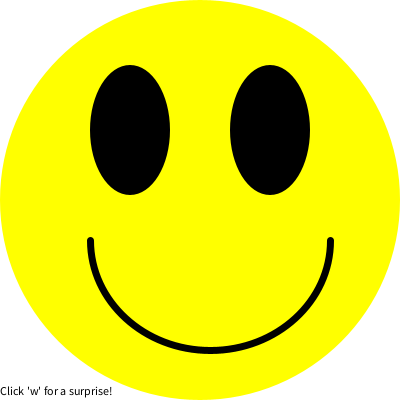
Frame 1 (no input)
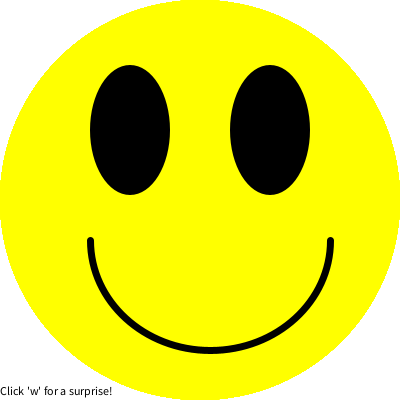
Frame 60 (the mouse pressed at the canvas centre just before this capture)
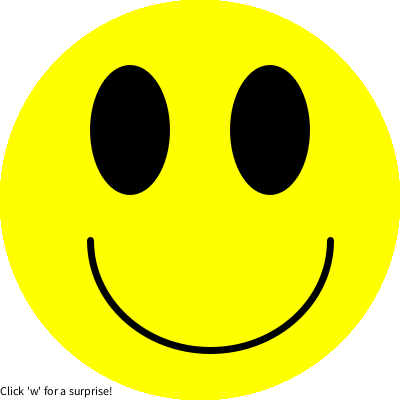
Frame 120 (the mouse held since frame 60 and released just before this capture)

The Processing sketch that drew these frames (run headless with seeded random() and noise(); from frame 60 on, the mouse is pressed at the canvas centre):

// Processing sketch: processing_90461
// ── processing_90461.pde

void setup(){
    size(400, 400);
    smooth();
    background(255);
    fill(0);
    text("Click \'w\' for a surprise!", 0, 395);
}

void draw(){
    noStroke();
    fill(#FFFF00);
    ellipse(width/2, height/2, 400, 400);
    fill(0);
    arc(130, 130, 80, 130, 0, PI*2);
    arc(270, 130, 80, 130, 0, PI*2);
    noFill();
    strokeWeight(7);
    stroke(0);
    arc(210, 240, 240, 220, 0, PI);
    if(keyPressed) {
    if(key == 'w'){
        noStroke();
        fill(#FFFF00);
        arc(132, 130, 86, 134, 0, PI*2);
        noFill();
        strokeWeight(5);
        stroke(0);
        arc(130, 130, 80, 130, 0, PI);
        } else {
        }
        }
  }
